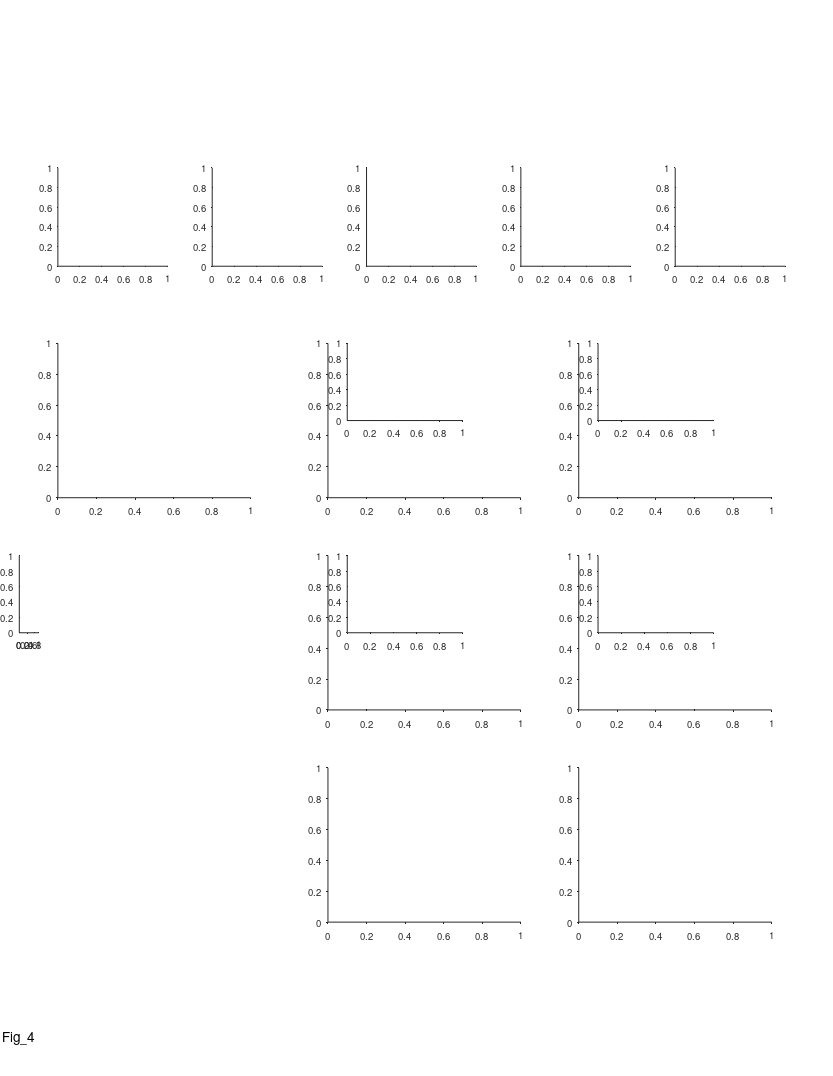

Source code (MATLAB): (Note: this script raises an error after producing the figure.)
%% Large Scale - Fig. 4 - Theoretical analysis

%%
clear 
clc

%% define output files
res_dir = 'L:\paper_figures';
mkdir(res_dir)
fig_name_str = 'Fig_4';
fig_caption_str = 'Theoretical analysis';
log_name_str = [fig_name_str '_log_file' '.txt'];
log_name_str = strrep(log_name_str , ':', '-');
log_name_str = strrep(log_name_str , ' ', '_');
log_name_out = fullfile(res_dir, log_name_str);

%% open log file
diary off
diary(log_name_out)
diary on
disp('Log file');
disp(['created: ', datestr(clock)]);
disp('======================================================');
disp([fig_name_str ':' fig_caption_str]);
disp('======================================================');
disp('');

%% create figure
% =========================================================================
% figure_size_cm = [21.0 29.7]; % ~A4
figure_size_cm = [21.6 27.9]; % ~US letter
figure ;
% Some WYSIWYG options:
set(gcf,'DefaultAxesFontSize',7);
set(gcf,'DefaultAxesFontName','helvetica');
set(gcf,'DefaultAxesUnits','centimeters');
set(gcf,'PaperType','usletter')
% set(gcf,'PaperType','<custom>');
set(gcf,'PaperUnits','centimeters','PaperPosition',[0 0 figure_size_cm]);
set(gcf,'PaperOrientation','portrait');
set(gcf,'Units','centimeters','Position',get(gcf,'paperPosition')+[0 0 0 0]); % position on screen...
set(gcf, 'Renderer', 'painters');
set(groot, 'defaultAxesTickDir', 'out');
set(groot,  'defaultAxesTickDirMode', 'manual');
annotation('textbox', [0.5 1 0 0], 'String',fig_name_str, 'HorizontalAlignment','center','Interpreter','none', 'FitBoxToText','on');
pause(0.2); % workaround to solve matlab automatically changing the axes positions...

% create panels
panel_A_size = [3 3].*[0.95 0.85];
panel_A(1) = axes('position', [ 1.5 21 panel_A_size]);
panel_A(2) = axes('position', [ 5.5 21 panel_A_size]);
panel_A(3) = axes('position', [ 9.5 21 panel_A_size]);
panel_A(4) = axes('position', [13.5 21 panel_A_size]);
panel_A(5) = axes('position', [17.5 21 panel_A_size]);
panel_B    = axes('position', [ 1.5 15 5 4]);
panel_C(1,1) = axes('position', [ 8.5 15   5 4]);
panel_C(1,2) = axes('position', [ 9   17   3 2]);
panel_C(2,1) = axes('position', [15   15   5 4]);
panel_C(2,2) = axes('position', [15.5 17   3 2]);
panel_D(1,1) = axes('position', [ 8.5  9.5 5 4]);
panel_D(1,2) = axes('position', [ 9   11.5 3 2]);
panel_D(2,1) = axes('position', [15    9.5 5 4]);
panel_D(2,2) = axes('position', [15.5 11.5 3 2]);
panel_E(1)   = axes('position', [ 8.5 4   5 4]);
panel_E(2)   = axes('position', [15   4   5 4]);
panel_legend = axes('position', [0.5 11.5 0.5 2]);

%% arrange data
dt = 0.5;
paper_fig_4_arrange_data;
rng(0);
exampleL = 200*100; % 200*cm
[f] = MultiscalePlace_GenerateTuning_AllModels(exampleL);
pos = 1:ds:exampleL;
pos = pos / 100; % back to meter

%% legend panel
axes(panel_legend);
cla
hold on
plot([0 1], 5*[1 1], 'Color',clr(1,:),'LineWidth',2) ; hold on ; 
plot([0 1], 4*[1 1], 'Color',clr(3,:),'LineWidth',2) ; hold on ; 
plot([0 1], 3*[1 1], 'Color',clr(2,:),'LineWidth',2) ; hold on ; 
plot([0 1], 2*[1 1], 'Color',clr(6,:),'LineWidth',2) ; hold on ; 
plot([0 1], 1*[1 1], 'Color',clr(7,:),'LineWidth',2) ; hold on ; 
text(1.2,5,'1: Single small fields', 'FontSize', 10);
text(1.2,4,'2: Single large fields', 'FontSize', 10);
text(1.2,3,'3: multiple small fields (Rich et al. 2014)', 'FontSize', 10);
text(1.2,2,'4: multi-scale (population)', 'FontSize', 10);
text(1.2,1,'5: multi-scale (single-cell)', 'FontSize', 10);
axis off
xlim([0 1])
ylim([1 5])

%% panel A - different encoding schemes
maps=[];
maps(1,:,:) = f.fA(:,1:10);
maps(1,:,[7 4 9 10]) = f.fA(:,[4 7 11 12]);
maps(2,:,:) = f.fB(:,1:10);
maps(2,:,[3 9]) = f.fB(:,[14 12]);
[~,IX] = sort(sum(f.fI,1));
maps(3,:,:) = f.fI(:,IX(50:100:950));
maps(4,:,:) = f.fF(:,950:-100:50);
maps(5,:,:) = f.fG(:,1:10);
for ii_scnr = 1:5
    axes(panel_A(ii_scnr));
    cla
    hold on
    imagesc(pos,1:10,squeeze(maps(ii_scnr,:,:))');
    cmap = gray();
    cmap = flip(cmap);
    colormap(cmap)
    xlim([0 200])
    ylim([0.5 10.5])
    xlabel('Position (m)', 'Units','normalized','Position',[0.5 -0.15]);
    h = gca;
    h.YTick = [1 5 10];
    h.XRuler.TickLabelGapOffset = -1;
    h.XRuler.TickLength = [0.03 0.03];
    title("Scheme "+ii_scnr);
end
axes(panel_A(1));
text(-0.3,1.1, 'A', 'Units','normalized','FontWeight','bold');
ylabel('Example neuron #','Units','normalized','Position',[-0.2 0.5]);

%% panel B - minimum N required for error < 1 m
axes(panel_B);
cla
hold on
text(-0.2,1.1, 'B', 'Units','normalized','FontWeight','bold');
text(0.5,1.1, {'Minimal no. of neurons';'required for decoding'}, 'Units','normalized','FontWeight','bold','HorizontalAlignment','center','FontSize',9);

jerr = find(ismember(errs, [2]));
plot(L/100,NerrMLA(:,jerr),'Color',clr(1,:),'LineWidth',2) ; hold on ; 
plot(L/100,NerrMLB(:,jerr),'Color',clr(3,:),'LineWidth',2) ; hold on ; 
plot(L/100,NerrMLI(:,jerr),'Color',clr(2,:),'LineWidth',2) ; hold on ;
plot(L/100,NerrMLF(:,jerr),'Color',clr(6,:),'LineWidth',2) ; hold on ; 
plot(L/100,NerrMLG(:,jerr),'Color',clr(7,:),'LineWidth',2) ; hold on ;
xlim([20 1000]) ;
ylim([10 250]) ;
xlabel('Environment size (m)', 'Units','normalized','Position',[0.5 -0.11]);
ylabel(['min N required for error < ' num2str(errs(jerr)) 'm'], 'Units','normalized','Position',[ -0.15 0.5]);
h = gca;
h.XRuler.TickLabelGapOffset = -1;
h.XRuler.TickLength = [0.02 0.02];
h.XTick = [20 200 400 600 800 1000];
% h.XScale = 'log';
% h.YScale = 'log';

%% panel C - mean decoding error
jN_options = find(ismember(N, [50 100]));
ylimits_options = [0 20; 0 10];
for ii_N = 1:length(jN_options)
    jN = jN_options(ii_N);
    
    axes(panel_C(ii_N,1));
    cla
    hold on
    plot(L/100,meMLA(jN,:)*ds/100,'Color',clr(1,:),'LineWidth',2) ; hold on ; 
    plot(L/100,meMLB(jN,:)*ds/100,'Color',clr(3,:),'LineWidth',2) ; hold on ; 
    plot(L/100,meMLI(jN,:)*ds/100,'Color',clr(2,:),'LineWidth',2) ; hold on ; 
    plot(L/100,meMLF(jN,:)*ds/100,'Color',clr(6,:),'LineWidth',2) ; hold on ; 
    plot(L/100,meMLG(jN,:)*ds/100,'Color',clr(7,:),'LineWidth',2) ; hold on ; 
    xlim([20 1000]) ;
    xlabel('Environment size (m)', 'Units','normalized','Position',[0.5 -0.11]);
    ylabel('Mean decoding error (m)', 'Units','normalized','Position',[ -0.15 0.5]);
    h = gca;
    h.XScale = 'log';
%     h.YScale = 'log';
    h.XTick = [20 100 1000];
    h.XTickLabel = {'20';'100';'1000'};
    h.XRuler.TickLabelGapOffset = -1;
    h.XRuler.TickLength = [0.03 0.03];
    text(0.95,1, sprintf('N = %d',N(jN)), 'Units','normalized','FontWeight','normal', 'HorizontalAlignment','right','FontSize',10);
    if ii_N == 1
        text(-0.2,1.1, 'C', 'Units','normalized','FontWeight','bold');
        text(1.15,1.1, 'Mean decoding errors', 'Units','normalized','FontWeight','bold','HorizontalAlignment','center','FontSize',10);
    end

    % zoom-in inset
    axes(panel_C(ii_N,2));
    cla
    hold on
    plot(L/100,meMLA(jN,:)*ds/100,'Color',clr(1,:),'LineWidth',2) ; hold on ; 
    plot(L/100,meMLB(jN,:)*ds/100,'Color',clr(3,:),'LineWidth',2) ; hold on ; 
    plot(L/100,meMLI(jN,:)*ds/100,'Color',clr(2,:),'LineWidth',2) ; hold on ; 
    plot(L/100,meMLF(jN,:)*ds/100,'Color',clr(6,:),'LineWidth',2) ; hold on ; 
    plot(L/100,meMLG(jN,:)*ds/100,'Color',clr(7,:),'LineWidth',2) ; hold on ; 
    xlim([20 1000]) ;
    ylim(ylimits_options(ii_N,:))
    h = gca;
    h.XScale = 'log';
%     h.YScale = 'log';
    h.XTick = [20 100 1000];
    h.XTickLabel = {'20';'100';'1000'};
    h.XRuler.TickLabelGapOffset = -1;
    h.XRuler.TickLength = [0.03 0.03];
end

%% panel D - 99th prc error
jprc = find(ismember(prc, [99]));
jN_options = find(ismember(N, [50 100]));
ylimits_options = [0 20; 0 10];
for ii_N = 1:length(jN_options)
    jN = jN_options(ii_N);
    
    axes(panel_D(ii_N,1));
    cla
    hold on
    plot(L/100,peMLA(jN,:,jprc)*ds/100,'Color',clr(1,:),'LineWidth',2) ; hold on ; 
    plot(L/100,peMLB(jN,:,jprc)*ds/100,'Color',clr(3,:),'LineWidth',2) ; hold on ; 
    plot(L/100,peMLI(jN,:,jprc)*ds/100,'Color',clr(2,:),'LineWidth',2) ; hold on ; 
    plot(L/100,peMLF(jN,:,jprc)*ds/100,'Color',clr(6,:),'LineWidth',2) ; hold on ; 
    plot(L/100,peMLG(jN,:,jprc)*ds/100,'Color',clr(7,:),'LineWidth',2) ; hold on ; 
%     ylim([0.1 2000]) ;
    xlim([20 1000]) ;
    xlabel('Environment size (m)', 'Units','normalized','Position',[0.5 -0.11]);
    ylabel([num2str(prc(jprc)) '% decoder error (m)'], 'Units','normalized','Position',[ -0.15 0.5]);
    h = gca;
    h.XScale = 'log';
%     h.YScale = 'log';
    h.XTick = [20 100 1000];
    h.XTickLabel = {'20';'100';'1000'};
    h.XRuler.TickLabelGapOffset = -1;
    h.XRuler.TickLength = [0.03 0.03];
    text(0.95,1, sprintf('N = %d',N(jN)), 'Units','normalized','FontWeight','normal', 'HorizontalAlignment','right','FontSize',10);
    if ii_N == 1
        text(-0.2,1.1, 'D', 'Units','normalized','FontWeight','bold');
        text(1.15,1.1, 'Catastrophic errors', 'Units','normalized','FontWeight','bold','HorizontalAlignment','center','FontSize',10);
    end
    
    % zoom-in inset
    axes(panel_D(ii_N,2));
    cla
    hold on
    plot(L/100,peMLA(jN,:,jprc)*ds/100,'Color',clr(1,:),'LineWidth',2) ; hold on ; 
    plot(L/100,peMLB(jN,:,jprc)*ds/100,'Color',clr(3,:),'LineWidth',2) ; hold on ; 
    plot(L/100,peMLI(jN,:,jprc)*ds/100,'Color',clr(2,:),'LineWidth',2) ; hold on ; 
    plot(L/100,peMLF(jN,:,jprc)*ds/100,'Color',clr(6,:),'LineWidth',2) ; hold on ; 
    plot(L/100,peMLG(jN,:,jprc)*ds/100,'Color',clr(7,:),'LineWidth',2) ; hold on ; 
%     ylim([0.1 2000]) ;
    xlim([100 1000]) ;
    h = gca;
    h.XScale = 'log';
    h.YScale = 'log';
    h.XTick = [100 1000]
    h.XTickLabel = {'100';'1000'};
    h.YTick = [1 100];
    h.YTickLabel = {'1';'100'};
    h.YRuler.TickLabelGapOffset = -0.1;
    h.XRuler.TickLabelGapOffset = -1;
    h.XRuler.TickLength = [0.03 0.03];
end

%% panel E - 99th prc error
jprc = find(ismember(prc, [99]));
jN_options = find(ismember(N, [50 100]));
ylimits_options = [2e-4 1; 2e-7 1];
for ii_N = 1:length(jN_options)
    jN = jN_options(ii_N);
    
    axes(panel_E(ii_N));
    cla
    hold on

    plot(L/100,pleMLA(jN,:)+(2e6)^(-1),'Color',clr(1,:),'LineWidth',2) ; hold on ; 
    plot(L/100,pleMLB(jN,:)+(2e6)^(-1),'Color',clr(3,:),'LineWidth',2) ; hold on ; 
    plot(L/100,pleMLI(jN,:)+(2e6)^(-1),'Color',clr(2,:),'LineWidth',2) ; hold on ; 
    plot(L/100,pleMLF(jN,:)+(2e6)^(-1),'Color',clr(6,:),'LineWidth',2) ; hold on ; 
    plot(L/100,pleMLG(jN,:)+(2e6)^(-1),'Color',clr(7,:),'LineWidth',2) ; hold on ; 
    xlim([20 1000]) ;
    ylim(ylimits_options(ii_N,:))
    xlabel('Environment size (m)', 'Units','normalized','Position',[0.5 -0.11]);
    ylabel('P(err>5% of environment size)', 'Units','normalized','Position',[ -0.15 0.5]);
    text(0.95,1.03, sprintf('N = %d',N(jN)), 'Units','normalized','FontWeight','normal', 'HorizontalAlignment','right','FontSize',10);
    h = gca;
    h.XScale = 'log';
    h.YScale = 'log';
    h.XTick = [20 100 1000];
    h.XTickLabel = {'20';'100';'1000'};
    h.XRuler.TickLabelGapOffset = -1;
    h.XRuler.TickLength = [0.03 0.03];
    if ii_N == 1
        text(-0.2,1.1, 'E', 'Units','normalized','FontWeight','bold');
    end
end


%% print/save the figure
fig_name_out = fullfile(res_dir, [fig_name_str '_dt_' strrep(num2str(dt),'.','_')]);
print(gcf, fig_name_out, '-dpdf', '-cmyk', '-painters');
% print(gcf, fig_name_out, '-dtiff', '-cmyk', '-painters');
% saveas(gcf , fig_name_out, 'fig');
disp('figure was successfully saved to pdf/tiff/fig formats');

